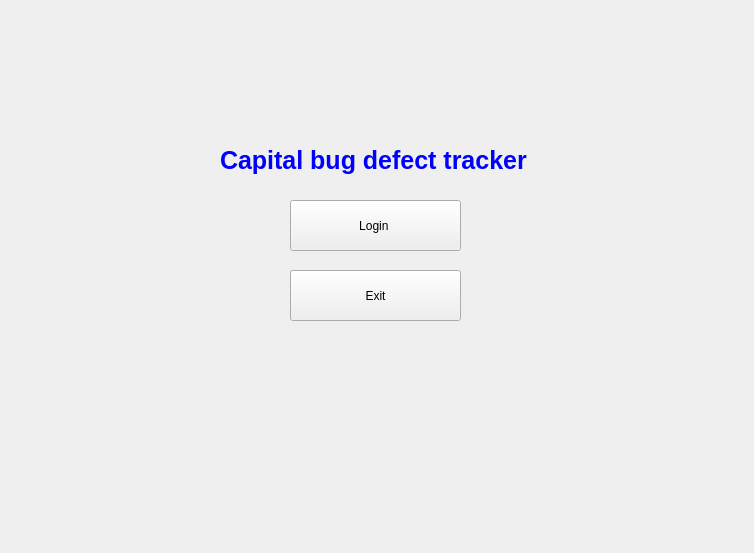
<?xml version="1.0" encoding="UTF-8"?>
<ui version="4.0">
 <class>menu1</class>
 <widget class="QMainWindow" name="menu1">
  <property name="geometry">
   <rect>
    <x>0</x>
    <y>0</y>
    <width>754</width>
    <height>553</height>
   </rect>
  </property>
  <property name="windowTitle">
   <string>menu1</string>
  </property>
  <widget class="QWidget" name="centralwidget">
   <widget class="QLabel" name="label">
    <property name="geometry">
     <rect>
      <x>220</x>
      <y>120</y>
      <width>351</width>
      <height>81</height>
     </rect>
    </property>
    <property name="font">
     <font>
      <pointsize>19</pointsize>
     </font>
    </property>
    <property name="text">
     <string>&lt;html&gt;&lt;head/&gt;&lt;body&gt;&lt;p&gt;&lt;span style=&quot; font-weight:600; color:#0000ff;&quot;&gt;Capital bug defect tracker&lt;/span&gt;&lt;/p&gt;&lt;/body&gt;&lt;/html&gt;</string>
    </property>
   </widget>
   <widget class="QPushButton" name="devBtn">
    <property name="geometry">
     <rect>
      <x>290</x>
      <y>200</y>
      <width>171</width>
      <height>51</height>
     </rect>
    </property>
    <property name="text">
     <string>Login </string>
    </property>
   </widget>
   <widget class="QPushButton" name="exitBtn">
    <property name="geometry">
     <rect>
      <x>290</x>
      <y>270</y>
      <width>171</width>
      <height>51</height>
     </rect>
    </property>
    <property name="text">
     <string>Exit</string>
    </property>
   </widget>
  </widget>
 </widget>
 <resources/>
 <connections/>
</ui>
